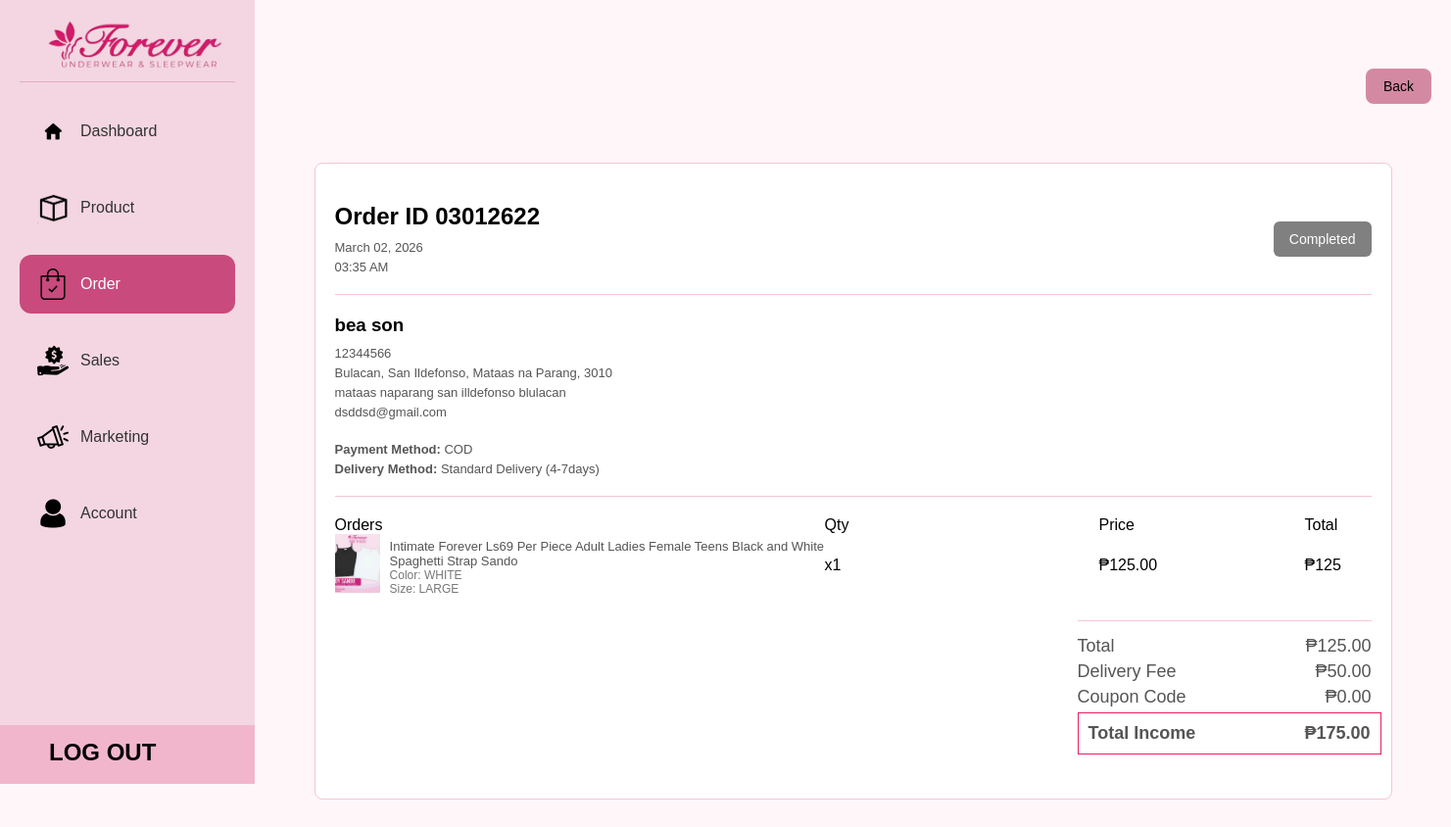
Page /ADMIN/HTML/order-view.php?id=22 on the committed database.
### tables this page shows
CREATE TABLE `orders` (
  `id` int(11) NOT NULL,
  `order_code` varchar(20) DEFAULT NULL,
  `first_name` varchar(100) DEFAULT NULL,
  `last_name` varchar(100) DEFAULT NULL,
  `email` varchar(100) DEFAULT NULL,
  `phone` varchar(20) DEFAULT NULL,
  `province` varchar(100) DEFAULT NULL,
  `city` varchar(100) DEFAULT NULL,
  `barangay` varchar(100) DEFAULT NULL,
  `postal` varchar(10) DEFAULT NULL,
  `full_address` text DEFAULT NULL,
  `payment_method` varchar(50) DEFAULT NULL,
  `delivery_method` varchar(50) DEFAULT NULL,
  `subtotal` decimal(10,2) DEFAULT NULL,
  `delivery_fee` decimal(10,2) DEFAULT NULL,
  `total` decimal(10,2) DEFAULT NULL,
  `created_at` datetime DEFAULT current_timestamp(),
  `status` varchar(50) DEFAULT 'To Ship',
  `postal_code` varchar(20) DEFAULT NULL
);

CREATE TABLE `order_items` (
  `id` int(11) NOT NULL,
  `order_id` int(11) DEFAULT NULL,
  `product_name` varchar(255) DEFAULT NULL,
  `price` decimal(10,2) DEFAULT NULL,
  `qty` int(11) DEFAULT NULL,
  `size` varchar(50) DEFAULT NULL,
  `color` varchar(50) DEFAULT NULL,
  `image` text DEFAULT NULL,
  `product_id` int(11) DEFAULT NULL,
  `reviewed` tinyint(1) DEFAULT 0
);

### ADMIN/HTML/order-view.php (the view, shortened to what this page needs)
<?php
include "../../config/db.php";
$order_id = $_GET['id'] ?? 0;
$order = $conn->query("SELECT * FROM orders WHERE id = $order_id")->fetch_assoc();
$items = $conn->query("SELECT * FROM order_items WHERE order_id = $order_id");
?>
<!DOCTYPE html>
<html lang="en">
<head>
  <link rel="stylesheet" href="../CSS/order-view.css">
  <link rel="stylesheet" href="https://cdn.jsdelivr.net/npm/flatpickr/dist/flatpickr.min.css">
</head>
<body>
<div class="container">
<aside class="sidebar">
  <div class="logo">
    <img src="../PICTURE/logo.png">
  </div>
  <nav class="menu">
    <a href="dashboard.html">
      <img src="../PICTURE/home logo.png" class="menu-icon">
      Dashboard
    </a>
    <a href="product.php">
      <img src="../PICTURE/product logo.png" class="menu-icon">
      Product
    </a>
    <a href="order.php" class="active">
      <img src="../PICTURE/ORDER LOGO.webp" class="menu-icon">
      Order
    </a>
    <a href="sales.php">
      <img src="../PICTURE/SALES LOGO.png" class="menu-icon">
      Sales
    </a>
    <a href="marketing.php">
      <img src="../PICTURE/MARKETING LOGO.png" class="menu-icon">
      Marketing
    </a>
    <a href="account.php">
      <img src="../PICTURE/ACCOUNT LOGO.png" class="menu-icon">
      Account
    </a>
  </nav>
  <div class="logout-bar">
    <div class="logout-content">
      <span class="logout-text">LOG OUT</span>
    </div>
  </div>
</aside>
<main class="main">
<div class="top-bar">
</div>
<button onclick="goBack()" class="back-btn"> Back</button>
<div class="order-details">
<div class="section order-header-flex">
  <div>
    <h2>Order ID <?= $order['order_code'] ?? $order['id'] ?></h2>
    <p><?= date("F d, Y", strtotime($order['created_at'] ?? 'now')) ?></p>
    <p><?= date("h:i A", strtotime($order['created_at'] ?? 'now')) ?></p>
  </div>
<?php if (
  $order['status'] === 'Cancel' ||
  $order['status'] === 'Shipping' ||
  $order['status'] === 'Completed'
): ?>
  <button class="cancel-btn" disabled
    style="background:gray; cursor:not-allowed;">
    Completed
  </button>
<?php else: ?>
  <button class="cancel-btn" onclick="cancelOrder(<?= $order['id'] ?>)">
    Cancel Order
  </button>
<?php endif; ?>
</div>
<div class="section">
  <h3><?= $order['first_name'] ?> <?= $order['last_name'] ?></h3>
  <p><?= $order['phone'] ?></p>
  <p>
  <?= $order['province'] ?? '' ?>,
  <?= $order['city'] ?? '' ?>,
  <?= $order['barangay'] ?? '' ?>,
  <?= $order['postal_code'] ?? '' ?>
</p>
<p>
  <?= $order['full_address'] ?? '' ?>
</p>
  <p><?= $order['email'] ?></p>
  <br>
  <p><strong>Payment Method:</strong> <?= $order['payment_method'] ?? '' ?></p>
  <p><strong>Delivery Method:</strong> <?= $order['delivery_method'] ?? '' ?></p>
</div>
  <div class="section">
  <div class="order-header">
    <span>Orders</span>
    <span>Qty</span>
    <span>Price</span>
    <span>Total</span>
  </div>
<?php
$total = 0;
while ($item = $items->fetch_assoc()):
  $itemTotal = $item['price'] * $item['qty'];
  $total += $itemTotal;
?>
<div class="order-item">
  <div class="product">
    <div class="img">
      <img src="../../uploads/<?= $item['image'] ?>"
      style="width:100%; height:100%; object-fit:cover;">
    </div>
    <div>
      <p><?= $item['product_name'] ?></p>
      <small>Color: <?= $item['color'] ?></small>
      <small>Size: <?= $item['size'] ?></small>
    </div>
  </div>
  <div class="qty">x<?= $item['qty'] ?></div>
  <div class="price">₱<?= $item['price'] ?></div>
  <div class="total">₱<?= $itemTotal ?></div>
</div>
<?php endwhile; ?>
<?php
$deliveryFee = !empty($order['delivery_fee']) ? $order['delivery_fee'] : 0;
$coupon = !empty($order['coupon']) ? $order['coupon'] : 0;
$totalIncome = $total + $deliveryFee - $coupon;
?>
<div class="summary">
  <p class="total">
  <span>Total</span>
  <span>₱<?= number_format($total, 2) ?></span>
  <p>
    <span>Delivery Fee</span>
    <span>₱<?= number_format($deliveryFee, 2) ?></span>
  </p>
  <p>
    <span>Coupon Code</span>
    <span>₱<?= number_format($coupon, 2) ?></span>
  </p>
  <p class="income">
    <span>Total Income</span>
    <span>₱<?= number_format($totalIncome, 2) ?></span>
  </p>
</div>
  </div>
</div>
</body>
</html>

### ADMIN/CSS/order-view.css (style rules this page uses)
* { margin: 0; padding: 0; box-sizing: border-box; font-family: sans-serif; }
body { margin: 0; background: #fff6f9; }
.section { padding: 20px 0; border-bottom: 1px solid #f3c6d3; }
.section p { font-size: 13px; color: #555; margin-top: 5px; }
.container { display: flex; min-height: 100vh; align-items: stretch; }
.sidebar { width: 260px; background: #F3D6E1; padding: 20px; min-height: 100vh; position: fixed; top: 0; left: 0; height: 100vh; }
.main { margin-left: 260px; width: calc(100% - 260px); padding: 20px; }
.logo { border-bottom: 1px solid rgba(201, 74, 124, 0.3); margin-bottom: 20px; }
.logo img { width: 100%; }
.menu { display: flex; flex-direction: column; }
.menu a { display: flex; align-items: center; gap: 12px; padding: 14px 18px; margin-bottom: 18px; border-radius: 12px; color: #333; font-weight: 500; cursor: pointer; text-decoration: none; }
.menu a.active { background: #C94A7C; color: #fff; }
.menu-icon { width: 32px; height: 32px; }
.logout-bar { position: absolute; bottom: 0; left: 0; width: 100%; height: 60px; background: #F1B6CC; padding: 14px 20px; cursor: pointer; }
.logout-content { display: flex; align-items: center; gap: 14px; color: #000; font-weight: 600; font-size: 24px; margin-left: 30px; }
.back-btn { display: inline-flex; align-items: center; gap: 6px; display: block; margin: 10px 0 20px auto; padding: 10px 18px; margin-bottom: 60px; background: #d489a2; color: #000000; border: none; border-radius: 8px; font-size: 14px; font-weight: 500; cursor: pointer; transition: all 0.25s ease; }
.top-bar { display: flex; gap: 10px; width: 100%; }
.section:last-child { border-bottom: none; }
h2 { margin-bottom: 10px; }
h3 { margin-bottom: 10px; }
.order-header, .order-item { display: grid; grid-template-columns: 500px 280px 210px 180px; align-items: center; }
.order-item { margin-bottom: 25px; }
.order-details { background: #fff; border-radius: 8px; border: 1px solid #f3c6d3; width: 100%; max-width: 1100px; margin: 20px auto; padding: 20px; }
.order-header-flex { display: flex; justify-content: space-between; align-items: center; }
.cancel-btn { background: #e91e63; color: white; border: none; padding: 10px 16px; border-radius: 6px; cursor: pointer; font-size: 14px; }
.product { display: flex; gap: 10px; }
.product .img { width: 60px; height: 60px; background: #ccc; gap: 300px; }
.product small { display: block; color: #777; font-size: 12px; }
.summary { margin-top: 20px; border-top: 1px solid #f3c6d3; padding-top: 10px; width: 100%; max-width: 300px; margin-left: auto; }
.summary p { display: flex; justify-content: space-between; margin: 5px 0; font-size: 18px; }
.income { border: 1px solid #e91e63; padding: 10px; font-weight: bolder; background: #fff; width: 310px; margin-top: 30px; }

### rows in the picture
orders: order_code "03012622", created_at "March 02, 2026", created_at "03:35 AM", first_name "bea", last_name "son", phone "12344566", province "Bulacan", city "San Ildefonso", barangay "Mataas na Parang", postal_code "3010", full_address "mataas naparang san illdefonso blulacan", email "dsddsd@gmail.com", payment_method "COD", delivery_method "Standard Delivery (4-7days)", delivery_fee "50.00", delivery_fee "175.00"
order_items: image (picture), product_name "Intimate Forever Ls69 Per Piece Adult Ladies Female Teens Black and White Spaghetti Strap Sando", color "WHITE", size "LARGE", qty "1", price "125.00", itemTotal "125"

### other values in the picture
$total "125.00"
$coupon "0.00"
